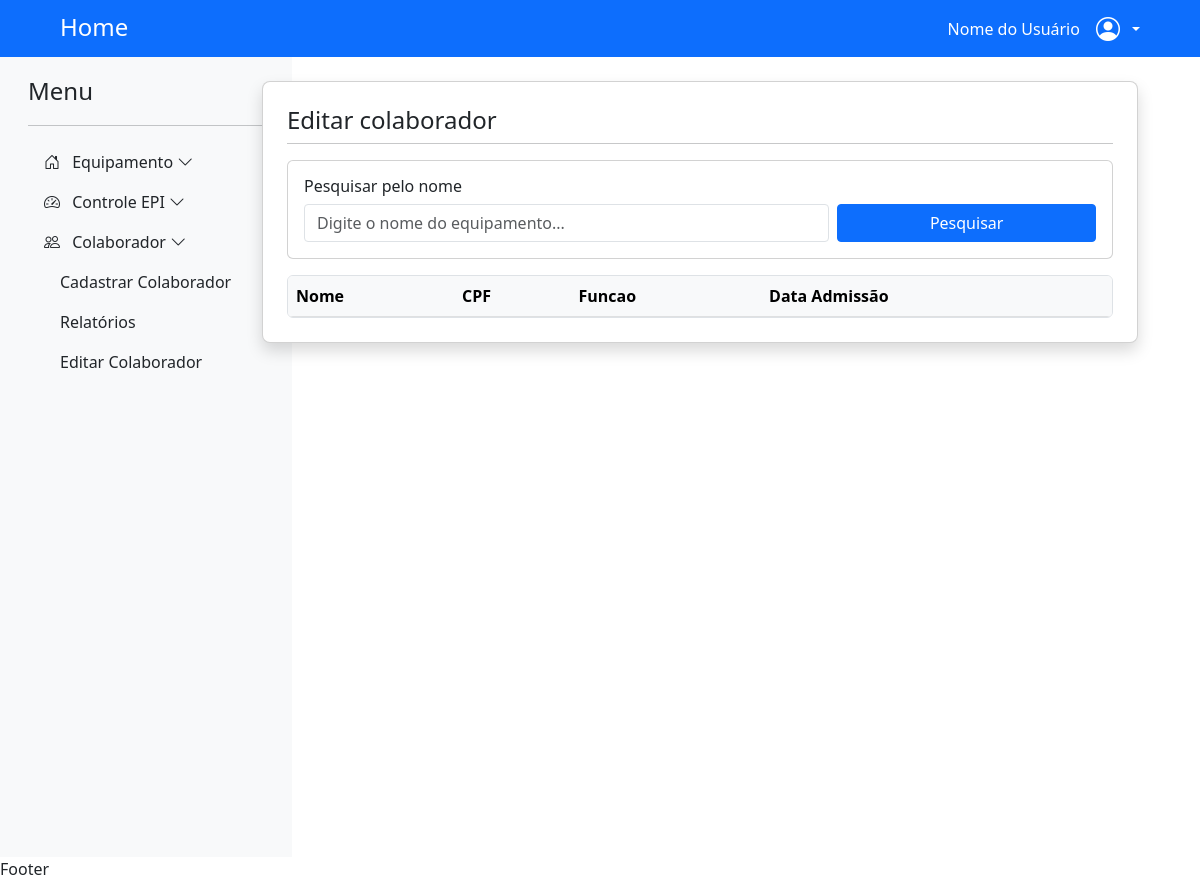
The page /listar_colaborador/ on the database as committed earlier.
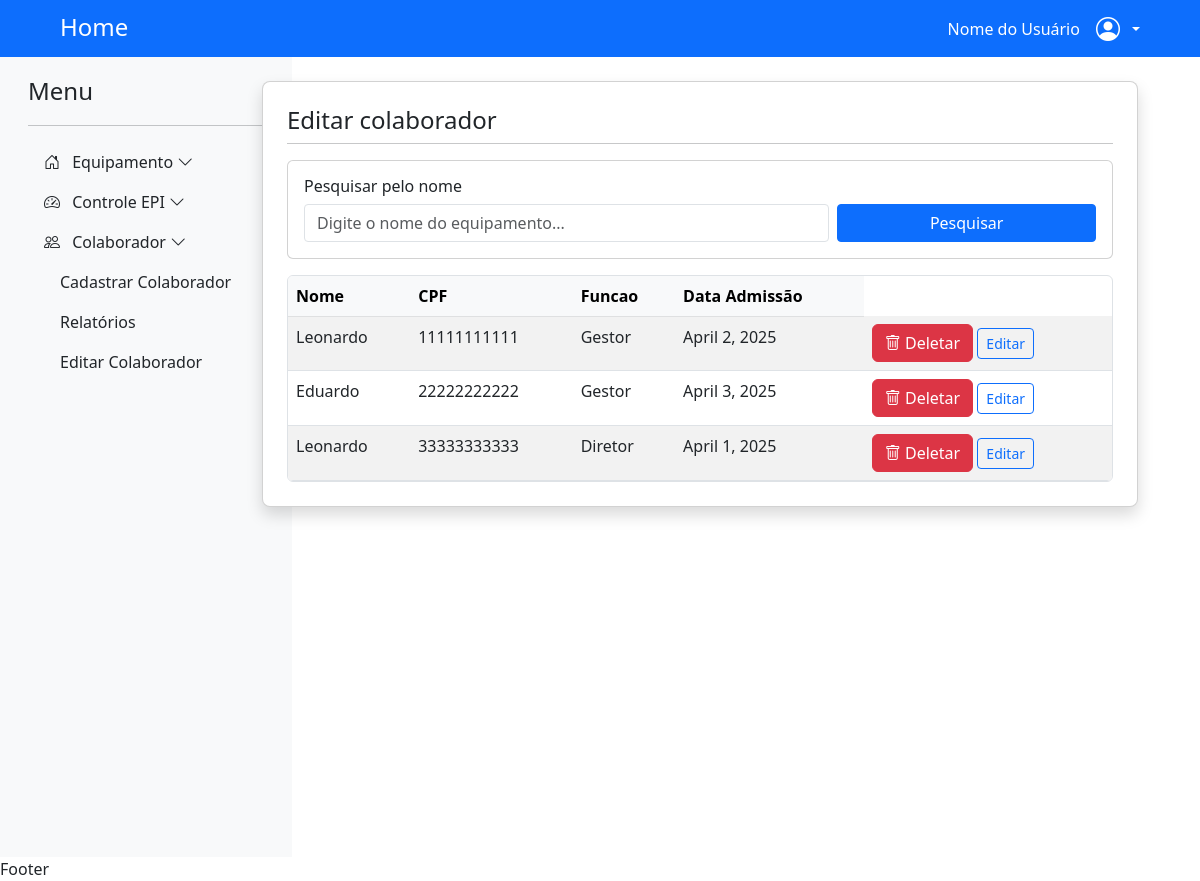
The same page on the database as committed later.
### app_emprestimo/models.py (models this page shows, shortened)
class ColaboradorModel(models.Model):
    idCOLABORADOR = models.AutoField(primary_key=True)
    nome = models.CharField(max_length=100)
    cpf = models.CharField(max_length=14, unique=True)
    funcao = models.CharField(max_length=50)
    data_admissao = models.DateField()
    criado_em = models.DateTimeField(auto_now_add=True)
    alterado_em = models.DateTimeField(auto_now=True)

### app_emprestimo/views.py (the view)
# urls.py: path('listar_colaborador/', views.listar_colaborador, name='listar_colaborador'),
def listar_colaborador(request):
    colaboradores = ColaboradorModel.objects.all()
    return render(request, 'app_emprestimo/pages/listar_colaborador.html', context={'colaboradores':colaboradores})

### app_emprestimo/templates/app_emprestimo/pages/listar_colaborador.html (shortened to what this page needs)
{% extends "global/base.html" %}
{% block content %}
<div class="container mt-4" style="max-width: 900px;">
    <div class="card rounded-3 shadow">
        <div class="card-body p-4">
            <div class="mb-3">
                <h2 class="h4 mb-0">Editar colaborador</h2>
                <hr class="mt-2">
            </div>
            <div class="card mb-3 rounded-2">
                <div class="card-body p-3">
                    <h5 class="h6 card-title mb-2">Pesquisar pelo nome</h5>
                    <div class="row g-2">
                        <div class="col-md-8">
                            <input type="text" class="form-control rounded-1" placeholder="Digite o nome do equipamento...">
                        </div>
                        <div class="col-md-4">
                            <button type="button" class="btn btn-primary w-100 rounded-1">Pesquisar</button>
                        </div>
                    </div>
                </div>
            </div>
            <div class="table-responsive rounded-2 border">
                <table class="table table-striped table-hover mb-0">
                    <thead class="table-light">
                        <tr>
                            <th>Nome</th>
                            <th>CPF</th>
                            <th>Funcao</th>
                            <th>Data Admissão</th>
                        </tr>
                    </thead>
                    <tbody>
                        {% for colaborador in colaboradores %}
                        <tr>
                            <td>{{ colaborador.nome }}</td>
                            <td>{{ colaborador.cpf }}</td>
                            <td>{{ colaborador.funcao }}</td>
                            <td>{{ colaborador.data_admissao }}</td>
                            <td>
                                <button type="button" class="btn btn-danger" data-bs-toggle="modal" data-bs-target="#confirmarDelecao{{ colaborador.idCOLABORADOR }}">
                                    <i class="bi bi-trash"></i> Deletar
                                </button>
                                <a href="{% url 'atualizar_colaborador' colaborador.idCOLABORADOR %}" class="btn btn-sm btn-outline-primary rounded-1">Editar</a>
                            </td>
                        </tr>
                        {% endfor %}
                    </tbody>
                </table>
            </div>
        </div>
    </div>
</div>
{% endblock content %}

Rows that differ between the two databases and show on the page:
added ColaboradorModel: nome "Leonardo", cpf "11111111111", funcao "Gestor", data_admissao "April 2, 2025"
added ColaboradorModel: nome "Eduardo", cpf "22222222222", funcao "Gestor", data_admissao "April 3, 2025"
added ColaboradorModel: nome "Leonardo", cpf "33333333333", funcao "Diretor", data_admissao "April 1, 2025"
